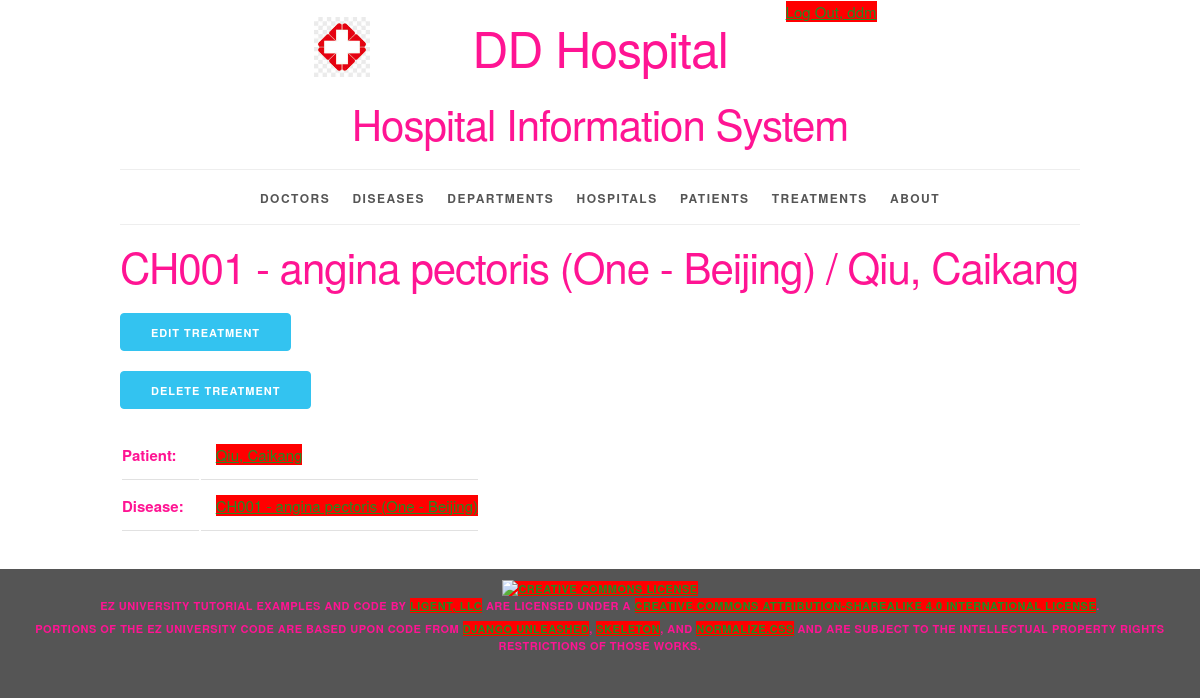
The page /treatment/3/ (signed in) on the database its author committed.
### sysinfo/models.py (models this page shows, shortened)
class Treatment(models.Model):
    treatment_id = models.AutoField(primary_key=True)
    patient = models.ForeignKey(Patient, related_name='treatments',  on_delete=models.PROTECT)
    disease = models.ForeignKey(Disease, related_name='treatments',  on_delete=models.PROTECT)
    def __str__(self):
        return f'{self.disease} / {self.patient}'
    def get_update_url(self):
        return reverse('sysinfo_treatment_update_urlpattern',
                       kwargs={'pk': self.pk}
                       )
    def get_delete_url(self):
        return reverse('sysinfo_treatment_delete_urlpattern',
                       kwargs={'pk': self.pk}
                       )
    class Meta:
        ordering = ['disease', 'patient']
        constraints = [
            UniqueConstraint(fields=['disease', 'patient'],
                             name='unique_treatment')
        ]

class Disease(models.Model):
    disease_id = models.AutoField(primary_key=True)
    disease_name = models.CharField(max_length=20)
    hospital = models.ForeignKey(Hospital, related_name='diseases', on_delete=models.PROTECT)
    department = models.ForeignKey(Department, related_name='diseases', on_delete=models.PROTECT)
    doctor = models.ForeignKey(Doctor, related_name='diseases', on_delete=models.PROTECT)
    def __str__(self):
        return f'{self.department.department_number} - {self.disease_name} ({self.hospital.__str__()})'
    def get_absolute_url(self):
        return reverse('sysinfo_disease_detail_urlpattern',
                       kwargs={'pk': self.pk}
                       )
    class Meta:
        ordering = ['department', 'disease_name', 'hospital']
        constraints = [
            UniqueConstraint(fields=['hospital', 'department', 'disease_name'],
                             name='unique_disease')
        ]

class Department(models.Model):
    department_id = models.AutoField(primary_key=True)
    department_number = models.CharField(max_length=20)
    department_name = models.CharField(max_length=255)
    class Meta:
        ordering = ['department_number', 'department_name']
        constraints = [
            UniqueConstraint(fields=['department_number', 'department_name'], name='unique_department')
        ]

class Hospital(models.Model):
    hospital_id = models.AutoField(primary_key=True)
    street = models.ForeignKey(Street, related_name='hospitals', on_delete=models.PROTECT)
    city = models.ForeignKey(City, related_name='hospitals', on_delete=models.PROTECT)
    def __str__(self):
        return f'{self.street.street} - {self.city.city_name}'
    class Meta:
        ordering = ['street__street', 'city__city_sequence']
        constraints = [
            UniqueConstraint(fields=['street', 'city'], name='unique_hospital')
        ]

class Street(models.Model):
    street_id = models.AutoField(primary_key=True)
    street = models.IntegerField(unique=True)
    class Meta:
        ordering = ['street']

class City(models.Model):
    city_id = models.AutoField(primary_key=True)
    city_sequence = models.IntegerField(unique=True)
    city_name = models.CharField(max_length=45, unique=True)
    class Meta:
        ordering = ['city_sequence']

class Patient(models.Model):
    patient_id = models.AutoField(primary_key=True)
    first_name = models.CharField(max_length=45)
    last_name = models.CharField(max_length=45)
    disambiguator = models.CharField(max_length=45, blank=True, default='')
    def __str__(self):
        result = ''
        if self.disambiguator == '':
            result = f'{self.last_name}, {self.first_name}'
        else:
            result = f'{self.last_name}, {self.first_name} ({self.disambiguator})'
        return result
    def get_absolute_url(self):
        return reverse('sysinfo_patient_detail_urlpattern',
                       kwargs={'pk': self.pk}
                       )
    class Meta:
        ordering = ['last_name', 'first_name', 'disambiguator']
        constraints = [
            UniqueConstraint(fields=['last_name', 'first_name', 'disambiguator'],
                             name='unique_patient')
        ]

### sysinfo/views.py (the view)
class TreatmentDetail(LoginRequiredMixin, PermissionRequiredMixin, DetailView):
    model = Treatment
    permission_required = 'sysinfo.view_treatment'
    def get_context_data(self, **kwargs):
        context = super(DetailView, self).get_context_data(**kwargs)
        treatment = self.get_object()
        patient = treatment.patient
        disease = treatment.disease
        context['patient'] = patient
        context['disease'] = disease
        return context

### sysinfo/templates/sysinfo/treatment_detail.html (shortened to what this page needs)
{% extends 'sysinfo/base.html' %}
{% block content %}
    <h2>{{ treatment }}</h2>
    <ul class="ezu-button-list">
        <li>
          <a href="{{ treatment.get_update_url }}"
             class="button button-primary">
            Edit Treatment</a></li>
        <li>
          <a href="{{ treatment.get_delete_url }}"
             class="button button-primary">
            Delete Treatment</a></li>
    </ul>
    <section>
        <table>
            <tr>
                <th>Patient:</th>
                <td><a href="{{ patient.get_absolute_url }}">{{ patient }}</a></td>
            </tr>
            <tr>
                <th>Disease:</th>
                <td><a href="{{ disease.get_absolute_url }}">{{ disease }}</a></td>
            </tr>
        </table>
    </section>
{% endblock %}

### sysinfo/templates/sysinfo/base.html (shortened to what this page needs)
{% load static %}
<!DOCTYPE html>
<html lang="en">
<head>
    <link rel="stylesheet" type="text/css"
          href="{% static 'sysinfo/normalize.css' %}">
    <link rel="stylesheet" type="text/css"
          href="{% static 'sysinfo/skeleton.css' %}">
    <link rel="stylesheet" type="text/css"
          href="{% static 'sysinfo/style.css' %}">
</head>
<body>
<div class="container">
    <div class="status row">
        <div class="offset-by-eight four columns">
            <ul class="inline">
                {% if user.is_authenticated %}
                    <li><a href="{% url 'logout_urlpattern' %}">
                        Log Out, {{ user.get_username }}</a></li>
                {% else %}
                    <li><a href="{% url 'login_urlpattern' %}">
                        Log In</a></li>
                {% endif %}
            </ul>
        </div>
    </div>
    <header class="row">
        <div class="offset-by-one ten columns">
            <h1 class="logo">DD Hospital</h1>
            <h2>Hospital Information System</h2>
        </div>
    </header>
    <nav>
        <ul>
            {% if perms.sysinfo.view_doctor %}
                <li>
                    <a href="{% url 'sysinfo_doctor_list_urlpattern' %}">
                        Doctors</a></li>
            {% endif %}
            {% if perms.sysinfo.view_disease %}
                <li>
                    <a href="{% url 'sysinfo_disease_list_urlpattern' %}">
                        Diseases</a></li>
            {% endif %}
            {% if perms.sysinfo.view_department %}
                <li>
                    <a href="{% url 'sysinfo_department_list_urlpattern' %}">
                        Departments</a></li>
            {% endif %}
            {% if perms.sysinfo.view_hospital %}
                <li>
                    <a href="{% url 'sysinfo_hospital_list_urlpattern' %}">
                        Hospitals</a></li>
            {% endif %}
            {% if perms.sysinfo.view_patient %}
                <li>
                    <a href="{% url 'sysinfo_patient_list_urlpattern' %}">
                        Patients</a></li>
            {% endif %}
            {% if perms.sysinfo.view_treatment %}
                <li>
                    <a href="{% url 'sysinfo_treatment_list_urlpattern' %}">
                        Treatments</a></li>
            {% endif %}
            <li>
                <a href="{% url 'about_urlpattern' %}">
                    About</a></li>
        </ul>
    </nav>
    <main>
        {% block content %}{% endblock %}
    </main>
</div>
<footer>
    <p>
        <a rel="license" href="http://creativecommons.org/licenses/by-sa/4.0/">
            <img alt="Creative Commons License" style="border-width:0"
                 src="https://i.creativecommons.org/l/by-sa/4.0/88x31.png"/>
        </a><br/><span property="dct:title">EZ University Tutorial Examples and Code</span>
        by
        <a href="https://www.ligent.net" property="cc:attributionName"
           rel="cc:attributionURL">Ligent, LLC</a> are licensed under a
        <a rel="license" href="http://creativecommons.org/licenses/by-sa/4.0/">Creative Commons Attribution-ShareAlike
            4.0 International License</a>.
    </p>
    <p>Portions of the EZ University code are based upon code from
        <a href="https://django-unleashed.com">Django Unleashed</a>,
        <a href="http://getskeleton.com/">Skeleton</a>, and
        <a href="https://necolas.github.io/normalize.css/">Normalize.css</a> and
        are subject to the intellectual property rights restrictions of those works.
    </p>
</footer>
</body>
</html>

### sysinfo/static/sysinfo/skeleton.css (style rules this page uses)
.container { position: relative; width: 100%; max-width: 960px; margin: 0 auto; padding: 0 20px; box-sizing: border-box; }
.column, .columns { width: 100%; float: left; box-sizing: border-box; }
@media (min-width: 400px) { .container { width: 85%; padding: 0; } }
@media (min-width: 550px) { .container { width: 80%; } }
@media (min-width: 550px) { .column, .columns { margin-left: 4%; } }
@media (min-width: 550px) { .column:first-child, .columns:first-child { margin-left: 0; } }
@media (min-width: 550px) { .four.columns { width: 30.6666666667%; } }
@media (min-width: 550px) { .ten.columns { width: 82.6666666667%; } }
@media (min-width: 550px) { .offset-by-one.column, .offset-by-one.columns { margin-left: 8.66666666667%; } }
@media (min-width: 550px) { .offset-by-eight.column, .offset-by-eight.columns { margin-left: 69.3333333333%; } }
html { font-size: 62.5%; }
body { font-size: 1.5em; line-height: 1.6; font-weight: 400; font-family: "Raleway", "HelveticaNeue", "Helvetica Neue", Helvetica, Arial, sans-serif; color: #FF1493; }
h1, h2, h3, h4, h5, h6 { margin-top: 0; margin-bottom: 2rem; font-weight: 300; }
h1 { font-size: 4.0rem; line-height: 1.2; letter-spacing: -.1rem; }
h2 { font-size: 3.6rem; line-height: 1.25; letter-spacing: -.1rem; }
@media (min-width: 550px) { h1 { font-size: 5.0rem; } }
@media (min-width: 550px) { h2 { font-size: 4.2rem; } }
p { margin-top: 0; }
a { color: #228B22; }
.button, button, input[type="submit"], input[type="reset"], input[type="button"] { display: inline-block; height: 38px; padding: 0 30px; color: #555; text-align: center; font-size: 11px; font-weight: 600; line-height: 38px; letter-spacing: .1rem; text-transform: uppercase; text-decoration: none; white-space: nowrap; background-color: #BDB76B; border-radius: 4px; border: 1px solid #bbb; cursor: pointer; box-sizing: border-box; }
.button.button-primary, button.button-primary, input[type="submit"].button-primary, input[type="reset"].button-primary, input[type="button"].button-primary { color: #FFF; background-color: #33C3F0; border-color: #33C3F0; }
ul { list-style: circle inside; }
ol, ul { padding-left: 0; margin-top: 0; }
li { margin-bottom: 1rem; }
th, td { padding: 12px 15px; text-align: left; border-bottom: 1px solid #E1E1E1; }
th:first-child, td:first-child { padding-left: 0; }
th:last-child, td:last-child { padding-right: 0; }
button, .button { margin-bottom: 1rem; }
pre, blockquote, dl, figure, table, p, ul, ol, form { margin-bottom: 2.5rem; }
.container:after, .row:after, .u-cf { content: ""; display: table; clear: both; }

### sysinfo/static/sysinfo/style.css (style rules this page uses)
html { height: 100%; background-color: #555; }
body { background-color: white; }
body>div>header { text-align: center;; }
header h1 { display: inline-block; font-weight: normal; font-style: normal; width: 100%; margin-top: 0; padding-top: 0; }
.logo { padding-top: 50px; background-image: url("/static/sysinfo/logo.png"); background-size: 50px; background-repeat: no-repeat; background-position: top; }
@media (min-width: 750px) { .logo { padding-top: 0; background-size: contain; background-position: 0% 0%; } }
@media (min-width: 1000px) { .logo { background-position: 10% 0%; } }
@media (min-width: 1200px) { .logo { background-position: 15% 0%; } }
nav { border-top: 1px solid #eee; width: 100%; border-bottom: 1px solid #eee; margin: 0 0 1em; padding: 0; }
nav ul { margin: 0; padding: 1em 0; list-style-type: none; text-align: center; }
nav ul li { display: inline; padding: 0; margin: 0 0.25em; font-weight: 600; text-transform: uppercase; text-align: center; font-size: 1rem; letter-spacing: .10rem; }
@media (min-width: 400px) { nav ul li { letter-spacing: .15rem; font-size: 1.2rem; margin: 0 0.5em; } }
@media (min-width: 550px) { nav ul li { margin: 0 0.75em; } }
nav ul li a { color: #555; text-decoration: none; background-color: transparent; cursor: pointer; }
.inline { list-style-type: none; padding: 0; margin: 0 0 -0.5em; }
.inline li { display: inline; }
body>footer { width: 100%; background-color: #555; font-size: 1.1rem; letter-spacing: .05rem; font-weight: 600; text-transform: uppercase; text-align: center; padding: 1em 0; margin: 1em 0; }
body>footer p { margin-bottom: 0.5rem; }
ul.ezu-button-list { list-style-type: none; padding: 0; margin: 0; }

### rows shown on the page
Treatment: disease+patient "CH001 - angina pectoris (One - Beijing) / Qiu, Caikang"
Patient: disambiguator+last_name+first_name "Qiu, Caikang"
Disease: department+disease_name+hospital "CH001 - angina pectoris (One - Beijing)"

### other values the page prints
{{ user.get_username }} "ddm"
